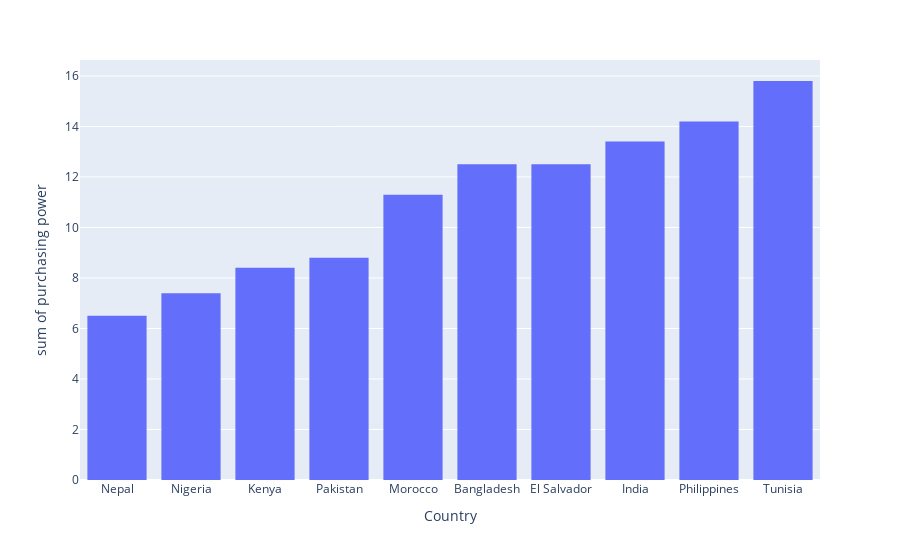

The notebook cell saved with this chart:
### Code cell
import plotly.express as px
fig2=px.histogram(pp,x="Country",y="purchasing power")
fig2.show()

### Figure 1 — Plotly figure (JSON) as saved in the notebook; plotly's stock layout.template omitted (floating-point values rounded to 4 significant figures)
{"data": [{"alignmentgroup": "True", "bingroup": "x", "histfunc": "sum", "hovertemplate": "Country=%{x}<br>sum of purchasing power=%{y}<extra></extra>", "legendgroup": "", "marker": {"color": "#636efa", "pattern": {"shape": ""}}, "name": "", "offsetgroup": "", "orientation": "v", "showlegend": false, "type": "histogram", "x": ["Nepal", "Nigeria", "Kenya", "Pakistan", "Morocco", "Bangladesh", "El Salvador", "India", "Philippines", "Tunisia"], "xaxis": "x", "y": [6.5, 7.4, 8.4, 8.8, 11.3, 12.5, 12.5, 13.4, 14.2, 15.8], "yaxis": "y"}], "layout": {"autosize": true, "barmode": "relative", "legend": {"tracegroupgap": 0}, "margin": {"t": 60}, "xaxis": {"anchor": "y", "autorange": true, "domain": [0, 1], "range": [-0.5, 9.5], "title": {"text": "Country"}, "type": "category"}, "yaxis": {"anchor": "x", "autorange": true, "domain": [0, 1], "range": [0, 16.63], "title": {"text": "sum of purchasing power"}, "type": "linear"}}}
